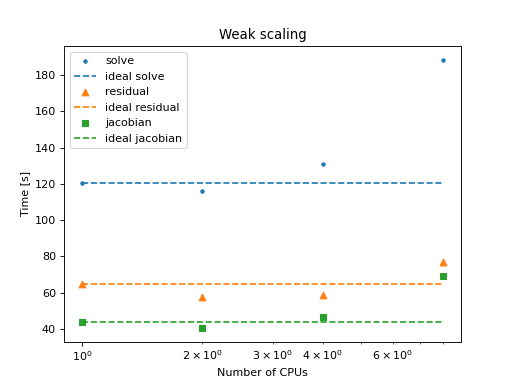

Write Python code to recreate this figure.
import csv

num_cpus = []
residual_time = []
jacobian_time = []
solve_time = []

with open('macos/02/benchmark-weak.csv') as f:
    reader = csv.DictReader(f)
    for row in reader:
        num_cpus.append(float(row['n_cpus']))
        jacobian_time.append(float(row['jac_time']))
        residual_time.append(float(row['res_time']))
        solve_time.append(float(row['solve_time']))
max_cpu = num_cpus[-1]

plt.title("Weak scaling")
plt.scatter(num_cpus, solve_time, marker='.', label='solve')
plt.plot([1, max_cpu], [solve_time[0], solve_time[0]], '--', label='ideal solve')

plt.scatter(num_cpus, residual_time, marker='^', label='residual')
plt.plot([1, max_cpu], [residual_time[0], residual_time[0]], '--', label='ideal residual')

plt.scatter(num_cpus, jacobian_time, marker='s', label='jacobian')
plt.plot([1, max_cpu], [jacobian_time[0], jacobian_time[0]], '--', label='ideal jacobian')

plt.legend()
plt.xlabel("Number of CPUs")
plt.ylabel("Time [s]")
plt.xscale('log')
plt.show()
